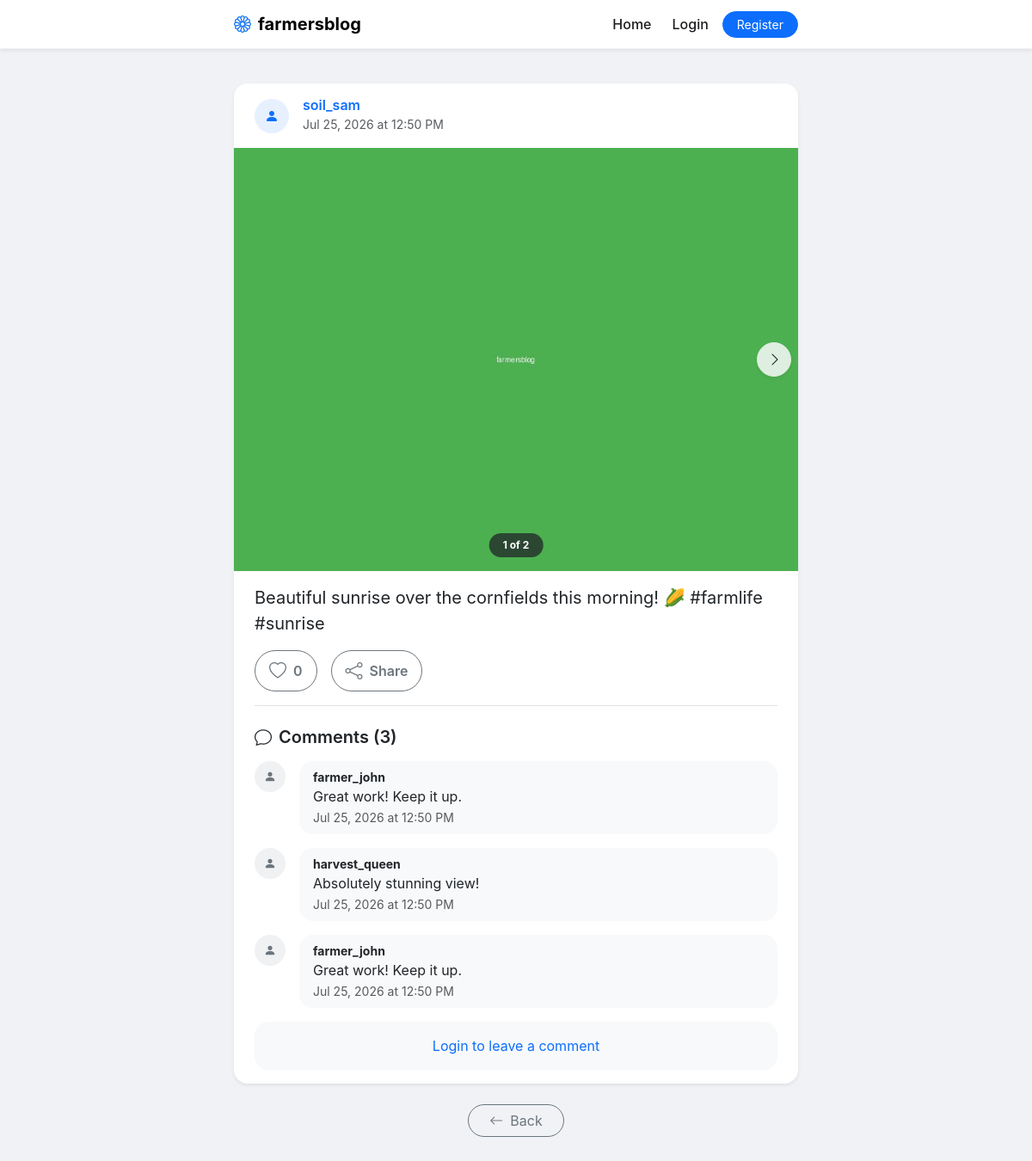
/post/1, run on the app's committed database.
### app/models.py (models this page shows, shortened)
class User(UserMixin, db.Model):
    id = db.Column(db.Integer, primary_key=True)
    username = db.Column(db.String(80), unique=True, nullable=False)
    email = db.Column(db.String(120), unique=True, nullable=False)
    password_hash = db.Column(db.String(256), nullable=False)
    avatar_filename = db.Column(db.String(255), default=None)
    bio = db.Column(db.Text, default='')
    created_at = db.Column(db.DateTime, default=datetime.utcnow)
    posts = db.relationship('Post', backref='author', lazy='dynamic', cascade='all, delete-orphan')
    comments = db.relationship('Comment', backref='author', lazy='dynamic', cascade='all, delete-orphan')
    liked_posts = db.relationship('Post', secondary=post_likes, back_populates='likes', lazy='dynamic')
    listings = db.relationship('Listing', backref='seller', lazy='dynamic', cascade='all, delete-orphan')
    followed = db.relationship(
        'User', secondary=followers,
        primaryjoin=(followers.c.follower_id == id),
        secondaryjoin=(followers.c.followed_id == id),
        backref=db.backref('followers', lazy='dynamic'),
        lazy='dynamic'
    )
    sent_messages = db.relationship('Message', foreign_keys='Message.sender_id', backref='sender', lazy='dynamic', cascade='all, delete-orphan')
    received_messages = db.relationship('Message', foreign_keys='Message.recipient_id', backref='recipient', lazy='dynamic', cascade='all, delete-orphan')
    groups_created = db.relationship('Group', backref='creator', lazy='dynamic', cascade='all, delete-orphan')
    groups_joined = db.relationship('Group', secondary=group_members, back_populates='members', lazy='dynamic')

class Post(db.Model):
    id = db.Column(db.Integer, primary_key=True)
    author_id = db.Column(db.Integer, db.ForeignKey('user.id'), nullable=False)
    caption = db.Column(db.Text, nullable=False)
    group_id = db.Column(db.Integer, db.ForeignKey('group.id'), nullable=True)
    created_at = db.Column(db.DateTime, default=datetime.utcnow)
    media = db.relationship('Media', backref='post', lazy='dynamic', cascade='all, delete-orphan', order_by='Media.position')
    comments = db.relationship('Comment', backref='post', lazy='dynamic', cascade='all, delete-orphan')
    likes = db.relationship('User', secondary=post_likes, back_populates='liked_posts', lazy='dynamic')
    @property
    def like_count(self):
        return self.likes.count()
    @property
    def comment_count(self):
        return self.comments.count()
    def is_liked_by(self, user):
        if user.is_authenticated:
            return self.likes.filter(post_likes.c.user_id == user.id).count() > 0
        return False

class Media(db.Model):
    id = db.Column(db.Integer, primary_key=True)
    post_id = db.Column(db.Integer, db.ForeignKey('post.id'), nullable=False)
    filename = db.Column(db.String(255), nullable=False)
    media_type = db.Column(db.String(10), nullable=False)  # 'image' or 'video'
    position = db.Column(db.Integer, default=0)

class Comment(db.Model):
    id = db.Column(db.Integer, primary_key=True)
    post_id = db.Column(db.Integer, db.ForeignKey('post.id'), nullable=False)
    author_id = db.Column(db.Integer, db.ForeignKey('user.id'), nullable=False)
    text = db.Column(db.Text, nullable=False)
    created_at = db.Column(db.DateTime, default=datetime.utcnow)

### app/blueprints/main.py (the view)
@main_bp.route('/post/<int:post_id>')
@cache.cached(timeout=300)
def post_detail(post_id):
    post = Post.query.get_or_404(post_id)
    post.user_has_liked = post.is_liked_by(current_user)
    comments = post.comments.order_by(Comment.created_at.asc()).all()
    all_media = post.media.order_by(Media.position).all()
    return render_template('post_detail.html', post=post, comments=comments, all_media=all_media)

### app/helpers.py (called while the page is built, shortened)
def get_media_url(filename):
    if not filename:
        return None
    cloudinary_enabled = current_app.config.get('CLOUDINARY_ENABLED', False)
    return f"/uploads/{filename}"

### app/templates/post_detail.html (shortened to what this page needs)
{% extends "base.html" %}
{% block content %}
<div class="container" style="max-width: 680px;">
    <div class="card shadow-sm rounded-4 border-0">
        <div class="card-header bg-white rounded-top-4 d-flex align-items-center py-3 px-4 border-0">
            <div class="d-flex align-items-center gap-3">
            <a href="{{ url_for('profile.public_profile', username=post.author.username) }}" class="text-decoration-none d-flex align-items-center gap-3">
                {% if post.author.avatar_filename %}
                <img src="{{ avatar_url(post.author.avatar_filename) }}"
                     class="rounded-circle" style="width: 40px; height: 40px; object-fit: cover;" alt="Avatar">
                {% else %}
                <div class="rounded-circle bg-primary bg-opacity-10 d-flex align-items-center justify-content-center" style="width: 40px; height: 40px;">
                    <i class="bi bi-person-fill text-primary"></i>
                </div>
                {% endif %}
                    <div>
                        <h6 class="mb-0 fw-semibold">{{ post.author.username }}</h6>
                        <small class="text-muted">{{ post.created_at.strftime('%b %d, %Y at %I:%M %p') }}</small>
                    </div>
                </a>
            </div>
        </div>
        {% if all_media %}
        <div class="position-relative" id="mediaContainer">
            <div id="mediaDisplay" class="w-100" style="min-height: 300px; background: #f8f9fa;">
                {% set first = all_media[0] %}
                {% if first.media_type == 'video' %}
                <video id="mainMedia" controls class="w-100" style="max-height: 600px; background: #f8f9fa;">
                    <source src="{{ media_url(first.filename) }}" type="video/mp4">
                    Your browser does not support the video tag.
                </video>
                {% else %}
                <img id="mainMedia" src="{{ media_url(first.filename) }}"
                     class="w-100" alt="Post media"
                     style="max-height: 600px; object-fit: contain; background: #f8f9fa;">
                {% endif %}
            </div>
            {% if all_media|length > 1 %}
            <button id="nextBtn" class="btn btn-light rounded-circle shadow-sm position-absolute top-50 end-0 translate-middle-y me-2"
                    onclick="navigateMedia(1)" style="width: 40px; height: 40px; z-index: 10;">
                <i class="bi bi-chevron-right"></i>
            </button>
            <div class="position-absolute bottom-0 start-50 translate-middle-x mb-3">
                <span id="mediaCounter" class="badge bg-dark bg-opacity-75 rounded-pill px-3 py-2">
                    1 of {{ all_media|length }}
                </span>
            </div>
            {% endif %}
        </div>
        {% endif %}
        <div class="card-body px-4">
            <p class="card-text fs-5">{{ post.caption }}</p>
            <div class="d-flex align-items-center gap-3 mt-3 pb-3 border-bottom">
                {% if current_user.is_authenticated %}
                <button class="btn btn-like rounded-pill d-flex align-items-center gap-2 px-3 py-2 {% if post.user_has_liked %}liked{% endif %}"
                        data-post-id="{{ post.id }}"
                        onclick="toggleLike(this)">
                    <i class="bi {% if post.user_has_liked %}bi-heart-fill{% else %}bi-heart{% endif %} fs-5"></i>
                    <span class="like-count fw-semibold">{{ post.like_count }}</span>
                </button>
                {% else %}
                <button class="btn btn-outline-secondary rounded-pill d-flex align-items-center gap-2 px-3 py-2"
                        data-bs-toggle="tooltip" title="Login required"
                        onclick="window.location.href='{{ url_for('auth.login') }}'">
                    <i class="bi bi-heart fs-5"></i>
                    <span class="fw-semibold">{{ post.like_count }}</span>
                </button>
                {% endif %}
                <button class="btn btn-outline-secondary rounded-pill d-flex align-items-center gap-2 px-3 py-2"
                        onclick="sharePost({{ post.id }})"
                        {% if not current_user.is_authenticated %}data-bs-toggle="tooltip" title="Login required"{% endif %}>
                    <i class="bi bi-share fs-5"></i>
                    <span class="fw-semibold">Share</span>
                </button>
            </div>
            <div class="mt-4">
                <h5 class="fw-semibold mb-3">
                    <i class="bi bi-chat me-2"></i>Comments ({{ post.comment_count }})
                </h5>
                <div id="comment-list">
                    {% for comment in comments %}
                    <div class="d-flex gap-3 mb-3 comment-item">
                        <div class="rounded-circle bg-secondary bg-opacity-10 d-flex align-items-center justify-content-center flex-shrink-0" style="width: 36px; height: 36px;">
                            <i class="bi bi-person-fill text-secondary small"></i>
                        </div>
                        <div class="bg-light rounded-4 px-3 py-2 flex-grow-1">
                            <strong class="d-block small">{{ comment.author.username }}</strong>
                            <p class="mb-0">{{ comment.text }}</p>
                            <small class="text-muted">{{ comment.created_at.strftime('%b %d, %Y at %I:%M %p') }}</small>
                        </div>
                    </div>
                    {% endfor %}
                </div>
                {% if current_user.is_authenticated %}
                <form id="comment-form" class="mt-3" data-post-id="{{ post.id }}">
                    <div class="input-group">
                        <input type="text" id="comment-input" class="form-control rounded-pill-start bg-light border-0 py-2" placeholder="Write a comment..." required>
                        <button type="submit" class="btn btn-primary rounded-pill-end px-4">
                            <i class="bi bi-send"></i>
                        </button>
                    </div>
                </form>
                {% else %}
                <div class="mt-3 text-center py-3 bg-light rounded-4">
                    <a href="{{ url_for('auth.login') }}" class="text-decoration-none">Login to leave a comment</a>
                </div>
                {% endif %}
            </div>
        </div>
    </div>
    <div class="text-center my-4">
        <a href="javascript:history.back()" class="btn btn-outline-secondary rounded-pill px-4">
            <i class="bi bi-arrow-left me-2"></i>Back
        </a>
    </div>
</div>
{% endblock %}

### app/static/style.css (style rules this page uses)
:root { --fb-blue: #1877F2; --fb-bg: #f0f2f5; --like-red: #e41e3f; --card-radius: 0.75rem; --green: #28a745; }
body { background-color: var(--fb-bg); font-family: -apple-system, BlinkMacSystemFont, "Segoe UI", Roboto, Oxygen, Ubuntu, Cantarell, "Fira Sans", "Droid Sans", "Helvetica Neue", sans-serif; }
.comment-item:last-child { margin-bottom: 0 !important; }
#mediaContainer .btn-light { opacity: 0.85; transition: opacity 0.2s ease; }

### data on the page
User: author.username "soil_sam"
Post: created_at "Jul 25, 2026 at 12:50 PM", caption "Beautiful sunrise over the cornfields this morning! 🌽 #farmlife #sunrise"
Media: filename (placeholder picture)
Comment: author.username "farmer_john", text "Great work! Keep it up.", created_at "Jul 25, 2026 at 12:50 PM"
Comment: author.username "harvest_queen", text "Absolutely stunning view!", created_at "Jul 25, 2026 at 12:50 PM"
Comment: author.username "farmer_john", text "Great work! Keep it up.", created_at "Jul 25, 2026 at 12:50 PM"

### other printed values
{{ all_media|length }} "2"
{{ post.like_count }} "0"
{{ post.comment_count }} "3"
